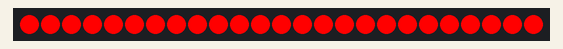
Simulated run of this program. Board: MicroPython board. Parts: 25 RGB LEDs in strip order, left to right.

Above: at 0.1 s.
At 1.1 s:
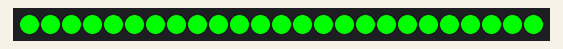
At 2.1 s:
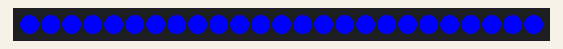
At 3.1 s:
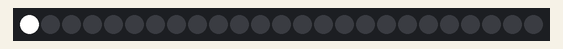

Measured:
- by itself, everything shown: repeats every 6.3 s, in 29 steps
- what the display in image 1 shows lasts 1.0 s, from 1.0 s to 2.0 s

The program:

matriz_led.py
```python
import time
from neopixel import NeoPixel
from machine import Pin

pin = Pin(7, Pin.OUT)
num_pixels = 25

np = NeoPixel(pin, num_pixels)

def clear():
    for i in range(num_pixels):
        np[i] = (0, 0, 0)
    np.write()

def fill_color(r, g, b):
    for i in range(num_pixels):
        np[i] = (r, g, b)
    np.write()

while True:
    fill_color(255, 0, 0)
    time.sleep(1)

    fill_color(0, 255, 0)
    time.sleep(1)

    fill_color(0, 0, 255)
    time.sleep(1)

    clear()
    np[0] = (255, 255, 255)
    np.write()
    time.sleep(1)
    clear()

    for i in range(num_pixels):
        np[i] = (255, 255, 255)
        np.write()
        time.sleep(0.05)
        np[i] = (0, 0, 0)

    clear()
    time.sleep(1)
```
